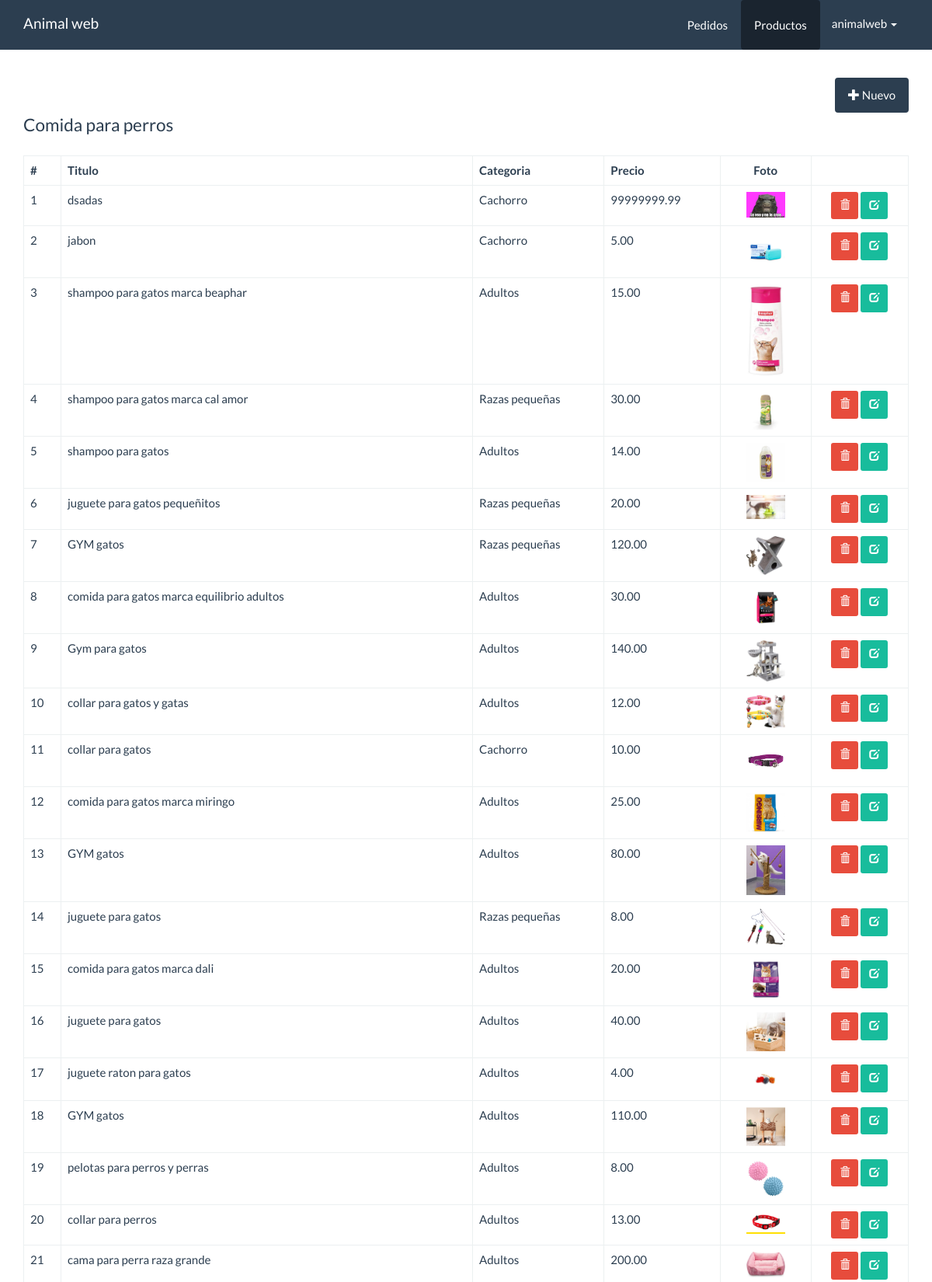
Page /productos/panel/productos/index.php (signed in, upper part) on the committed database.
### tables this page shows
CREATE TABLE `productos` (
  `id` int(11) NOT NULL,
  `titulo` varchar(80) NOT NULL,
  `descripcion` varchar(300) NOT NULL,
  `foto` varchar(100) NOT NULL,
  `precio` decimal(10,2) NOT NULL,
  `categoria_id` int(10) NOT NULL,
  `fecha` date NOT NULL,
  `estado` int(11) NOT NULL DEFAULT 1
);

CREATE TABLE `categorias` (
  `id` int(10) NOT NULL,
  `nombre` varchar(50) NOT NULL
);

### productos/src/productos.php (called while the page is built, shortened)
<?php
class productos{
    private $cn = null;
    public function __construct(){
        $this->config = parse_ini_file(__DIR__.'/../config.ini') ;
        $this->cn = new \PDO( $this->config['dns'], $this->config['usuario'],$this->config['clave'],array(
            \PDO::MYSQL_ATTR_INIT_COMMAND => 'SET NAMES utf8'
        ));
    }
    public function mostrar(){
        $sql = "SELECT productos.id, titulo, descripcion,foto,nombre,precio,fecha,estado FROM productos
        INNER JOIN categorias
        ON productos.categoria_id = categorias.id ORDER BY productos.id DESC
        ";
        $resultado = $this->cn->prepare($sql);
        if($resultado->execute())
            return $resultado->fetchAll();
        return false;
    }
}
?>

### productos/panel/productos/index.php (the view, shortened to what this page needs)
<!DOCTYPE html>
<html lang="en">
  <head>
    <link rel="stylesheet" href="../../assets/css/bootstrap.min.css">
    <link rel="stylesheet" href="../../assets/css/estilos.css">
  </head>
  <body>
    <nav class="navbar navbar-default navbar-fixed-top">
      <div class="container">
        <div class="navbar-header">
          <a class="navbar-brand" href="../dashboard.php">Animal web </a>
        </div>
        <div id="navbar" class="navbar-collapse collapse">
          <ul class="nav navbar-nav pull-right">
            <li>
              <a href="../pedidos/index.php" class="btn">Pedidos </a>
            </li>
            <li class="active">
              <a href="index.php" class="btn">Productos</a>
            </li>
            <li class="dropdown">
                <a href="#" class="dropdown-toggle" data-toggle="dropdown" role="button" aria-haspopup="true" aria-expanded="false"><?php print $_SESSION['usuario_info']['nombre_usuario']; ?> <span class="caret"></span></a>
            </li>
          </ul>
        </div>
      </div>
    </nav>
    <div class="container" id="main">
    <div class="row">
          <div class="col-md-12">
              <div class="pull-right">
                <a href="form_registrar.php" class="btn btn-primary"><span class="glyphicon glyphicon-plus"></span> Nuevo</a>
              </div>
          </div>
        </div>
        <div class="row">
          <div class="col-md-12">
             <fieldset>
              <legend>Comida para perros</legend>
                <table class="table table-bordered">
                  <thead>
                    <tr>
                      <th>#</th>
                      <th>Titulo</th>
                      <th>Categoria</th>
                      <th>Precio</th>
                      <th class="text-center">Foto</th>
                      <th></th>
                    </tr>
                  </thead>
                  <tbody>
                  <?php
                      $productos = new animalweb\Productos;
                      $info_productos = $productos->mostrar();
                      $cantidad = count($info_productos);
                      if($cantidad > 0){
                        $c=0;
                      for($x =0; $x < $cantidad; $x++){
                        $c++;
                        $item = $info_productos[$x];
                    ?>
                    <tr>
                      <td><?php print $c?></td>
                      <td><?php print $item['titulo']?></td>
                      <td><?php print $item['nombre']?></td>
                      <td><?php print $item['precio']?></td>
                      <td class="text-center">
                        <?php
                          $foto = '../../upload/'.$item['foto'];
                          if(file_exists($foto)){
                        ?>
                          <img src="<?php print $foto; ?>" width="50">
                      <?php }else{?>
                          SIN FOTO
                      <?php }?>
                      </td>
                      <td class="text-center">
                        <a href="../acciones.php?id=<?php print $item['id'] ?>"  class="btn btn-danger btn-sm"><span class="glyphicon glyphicon-trash"></span></a>
                        <a href="form_actualizar.php?id=<?php print $item['id']  ?>" class="btn btn-success btn-sm"><span class="glyphicon glyphicon-edit"></span></a>
                      </td>
                    </tr>
                    <?php
                      }
                    }else{
                    ?>
                    <tr>
                      <td colspan="6">NO HAY REGISTROS</td>
                    </tr>
                    <?php }?>
                  </tbody>
                </table>
             </fieldset>
          </div>
        </div>
    </div>
  </body>
</html>

### productos/assets/css/estilos.css (style rules this page uses)
#main { margin-top: 100px; }

### rows in the picture
productos: titulo "dsadas", categoria.nombre "Cachorro", precio "99999999.99", foto (picture)
productos: titulo "jabon", categoria.nombre "Cachorro", precio "5.00", foto (picture)
productos: titulo "shampoo para gatos marca beaphar", categoria.nombre "Adultos", precio "15.00", foto (picture)
productos: titulo "shampoo para gatos marca cal amor", categoria.nombre "Razas pequeñas", precio "30.00", foto (picture)
productos: titulo "shampoo para gatos", categoria.nombre "Adultos", precio "14.00", foto (picture)
productos: titulo "juguete para gatos pequeñitos", categoria.nombre "Razas pequeñas", precio "20.00", foto (picture)
productos: titulo "GYM gatos", categoria.nombre "Razas pequeñas", precio "120.00", foto (picture)
productos: titulo "comida para gatos marca equilibrio adultos", categoria.nombre "Adultos", precio "30.00", foto (picture)
productos: titulo "Gym para gatos", categoria.nombre "Adultos", precio "140.00", foto (picture)
productos: titulo "collar para gatos y gatas", categoria.nombre "Adultos", precio "12.00", foto (picture)
productos: titulo "collar para gatos", categoria.nombre "Cachorro", precio "10.00", foto (picture)
productos: titulo "comida para gatos marca miringo", categoria.nombre "Adultos", precio "25.00", foto (picture)
productos: titulo "GYM gatos", categoria.nombre "Adultos", precio "80.00", foto (picture)
productos: titulo "juguete para gatos", categoria.nombre "Razas pequeñas", precio "8.00", foto (picture)
productos: titulo "comida para gatos marca dali", categoria.nombre "Adultos", precio "20.00", foto (picture)
productos: titulo "juguete para gatos", categoria.nombre "Adultos", precio "40.00", foto (picture)
productos: titulo "juguete raton para gatos", categoria.nombre "Adultos", precio "4.00", foto (picture)
productos: titulo "GYM gatos", categoria.nombre "Adultos", precio "110.00", foto (picture)
productos: titulo "pelotas para perros y perras", categoria.nombre "Adultos", precio "8.00", foto (picture)
productos: titulo "collar para perros", categoria.nombre "Adultos", precio "13.00", foto (picture)
productos: titulo "cama para perra raza grande", categoria.nombre "Adultos", precio "200.00", foto (picture)

### other values in the picture
$_SESSION['usuario_info']['nombre_usuario'] "animalweb"
